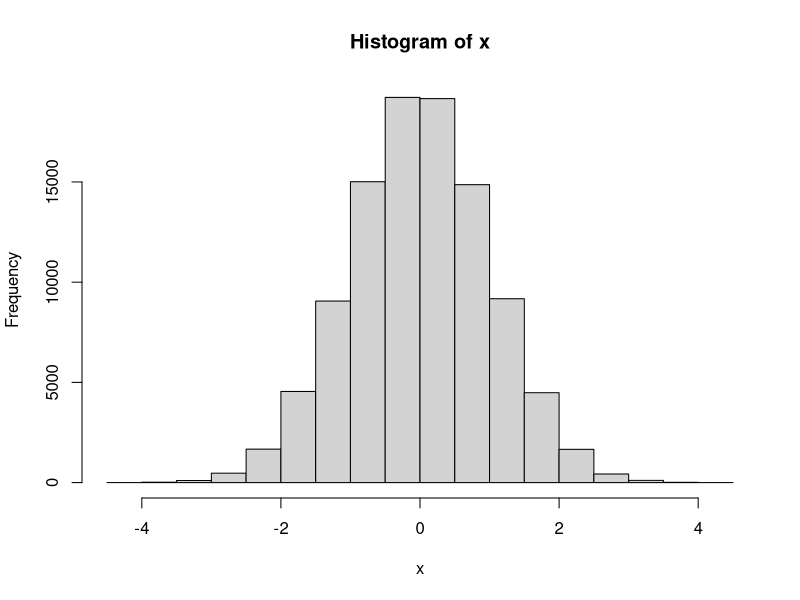
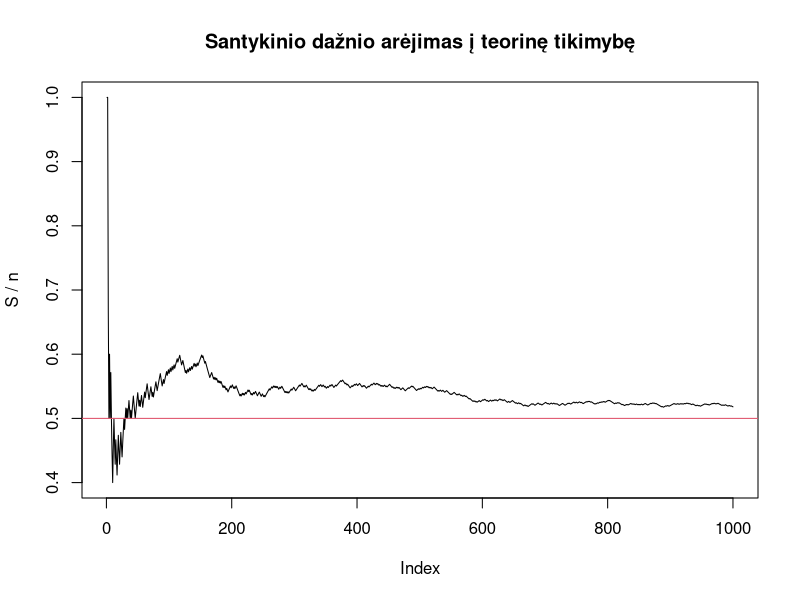
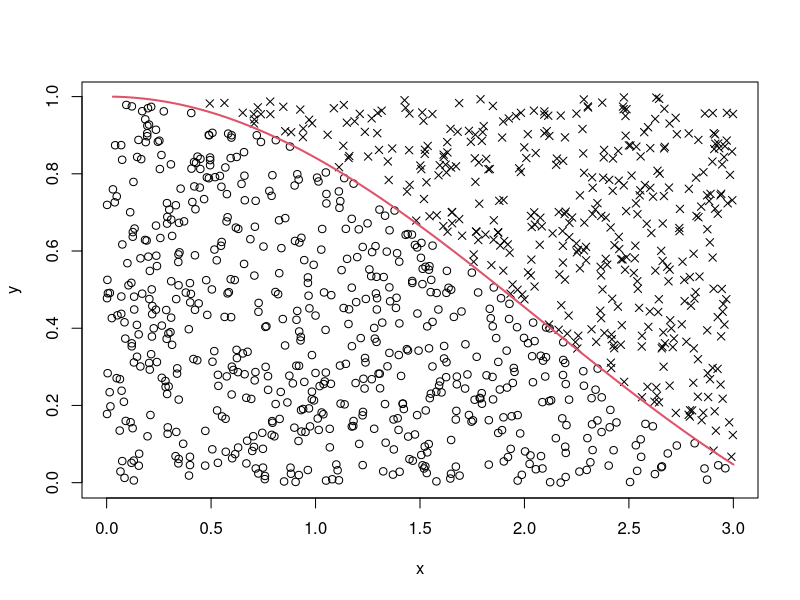
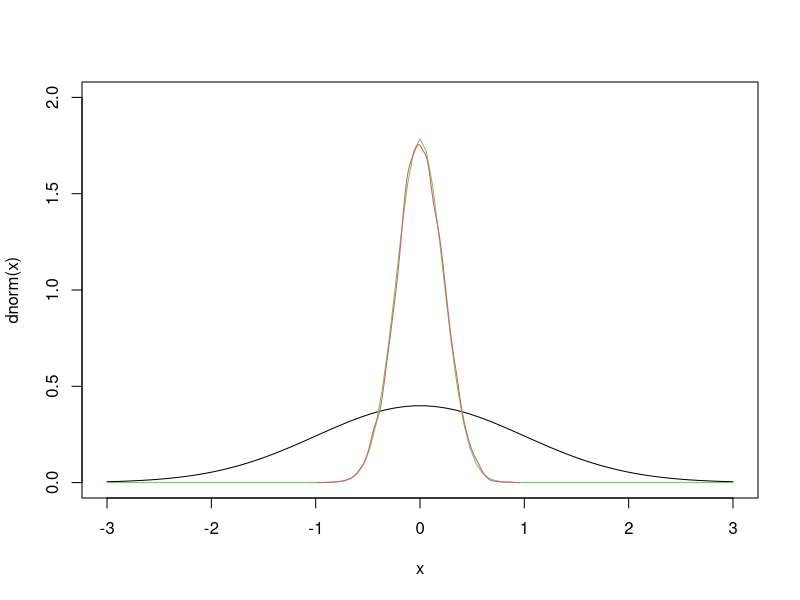
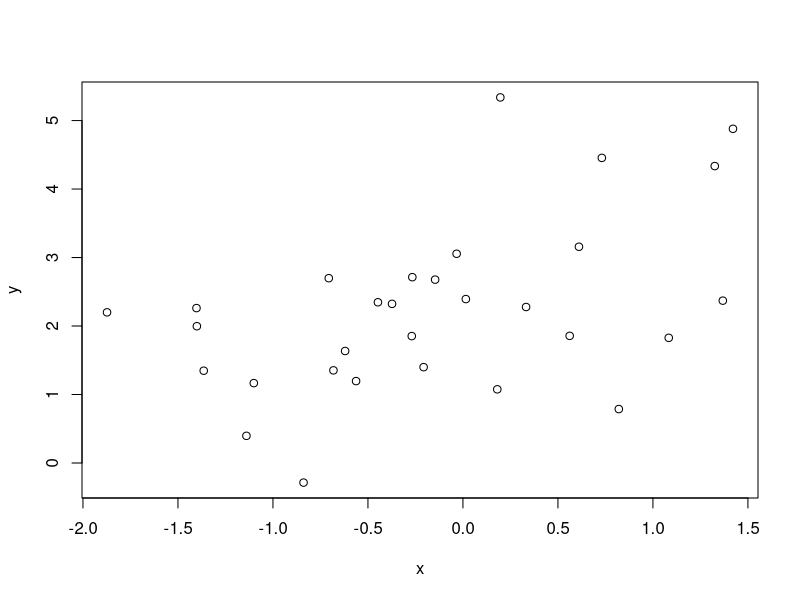
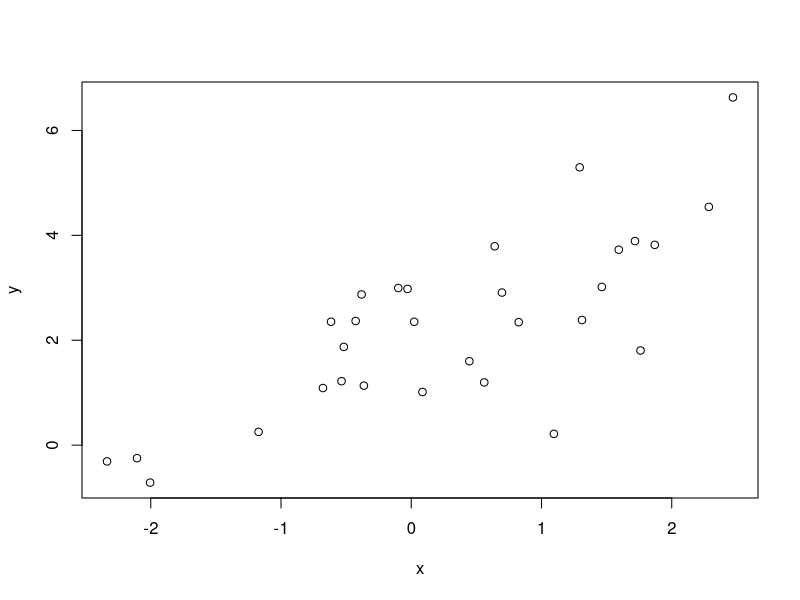
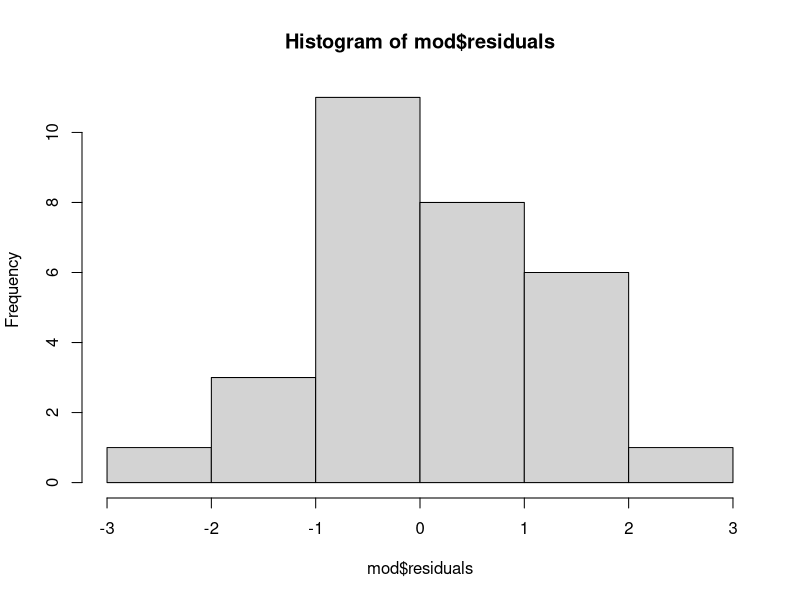
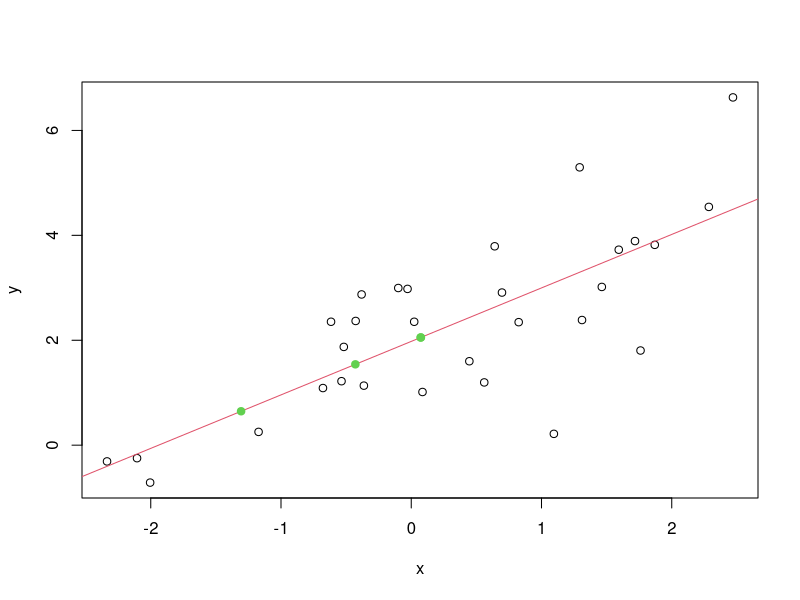

Recreate these plots in R, in order.
## ---- chunk 1
knitr::opts_chunk$set(echo = TRUE)
## ---- chunk 2
x = rnorm(100000)
mean(x<=0)
hist(x)
## ---- chunk 3
experment <- function() sum(sample(1:6, 3, replace = TRUE)) > sum(sample(1:6, 2, replace = TRUE))
res = replicate(1000, experment())
mean(res)

## ---- chunk 4
n = 1000
x = sample(0:1,n, replace = TRUE) 

# skaiciuojame slenkancia suma - tai neefektyvus dudas, bet jis parodo skaiciavimo logika
S_bad = x * 0
S_bad[1] = x[1]
for(i in 2:n){
  S_bad[i] = S_bad[i-1] + x[i] 
}

# efektyvus budas
S = cumsum(x)

# isitikinkime, kad abu budai duoda ta pati rezultata
all(S == S_bad)

# nubrezkime grafika
plot(S / 1:n, type="l", ylab = "S / n", main="Santykinio dažnio arėjimas į teorinę tikimybę")
abline(h=0.5, col=2)
## ---- chunk 5
n = 100000
x = runif(n)
y = runif(n)

4*mean(x^2 + y^2 < 1)
## ---- chunk 6
n = 1000
f <- function(x) sin(x) / x
x = runif(n, 0, 3)
y = runif(n)

ind = f(x) > y
pch = ifelse(ind, 1, 4)
plot(x,y, pch=pch)
curve(f, 0, 3, ylim=0:1, add=TRUE, col=2, lwd=2)

# atsakymas
3*mean(ind) 
# patikrinam ar tikrai
integrate(f, 0, 3)
## ---- chunk 7
n = 20

# imtis, kuria sudaro aritmetiniai vidurkiai
xbar = replicate(10000, mean(rnorm(n)))

curve(dnorm, -3, 3, ylim=c(0,2))
curve(dnorm(x, sd=sqrt(1/n)), -3, 3, ylim=c(0,2), add=TRUE, col=3)

lines(density(xbar), col=2)
## ---- chunk 8
x = rnorm(30)
y = 2 + 1*x + rnorm(30)
plot(x, y)


# 1. 
b1h = (mean(x*y) - mean(x)*mean(y)) / (mean(x^2) - mean(x)^2)

# 2.
LF <- function(par) sum((y - par[1] - par[2]*x)^2)
optim(c(0,0), LF)

# 3. Matricine forma
X = cbind(1, x)
solve(t(X)%*%X)%*%t(X)%*%y



# 4.
lm(y~x)

## ---- chunk 9

x = rnorm(30)
y = 2 + 1*x + rnorm(30)
plot(x, y)


mod = lm(y~x)
summary(mod)
hist(mod$residuals)


newx = rnorm(5)

mod$coefficients[1] + mod$coefficients[2]*newx

newy = predict(mod, newdata=data.frame(x=newx))

plot(x,y)
abline(mod, col=2)
points(newx, newy, col=3, pch=19)
## ---- chunk 10
x = -20:20 
y = (x+5)/(x-1)
ind = y%%1 == 0
ind[is.na(ind)] = FALSE
paste("x=",x[ind],"; y=", y[ind], sep="")
## ---- chunk 11
plot(x,y,type="l")
abline(h=2, col=2)
abline(h=0, col=2)
